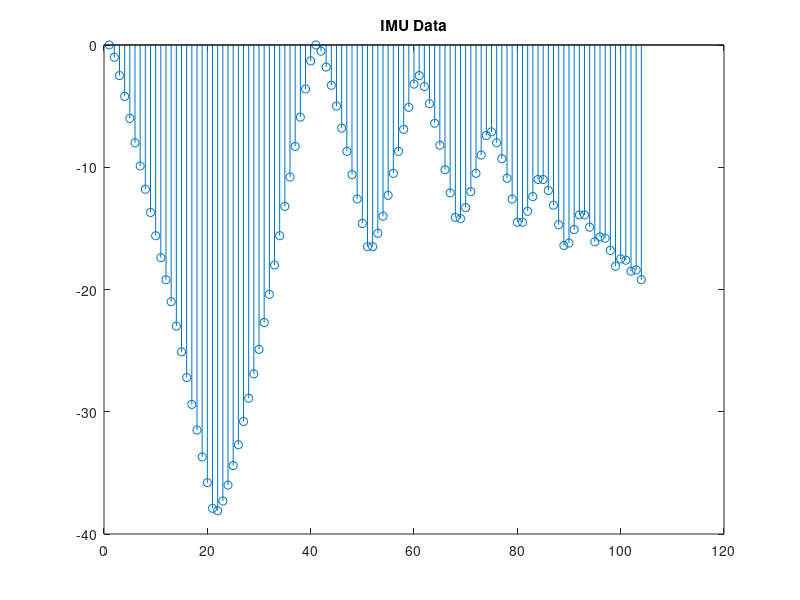
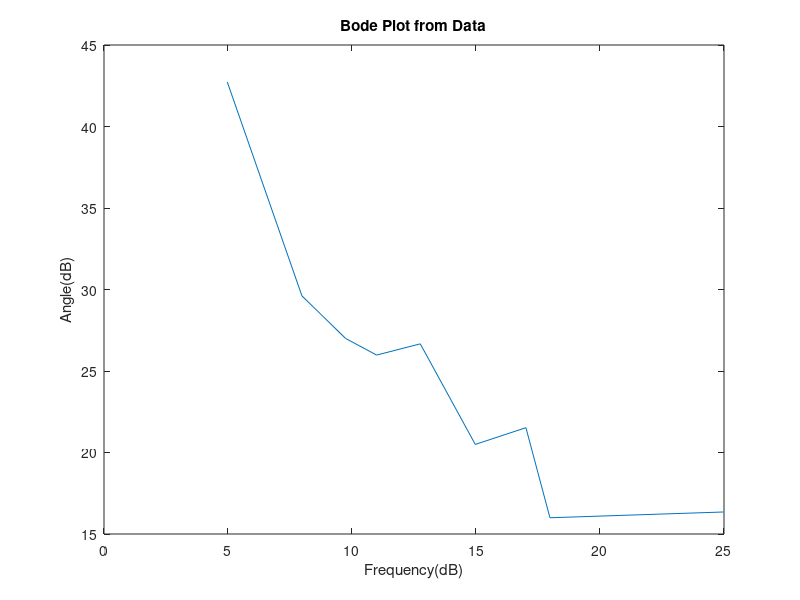
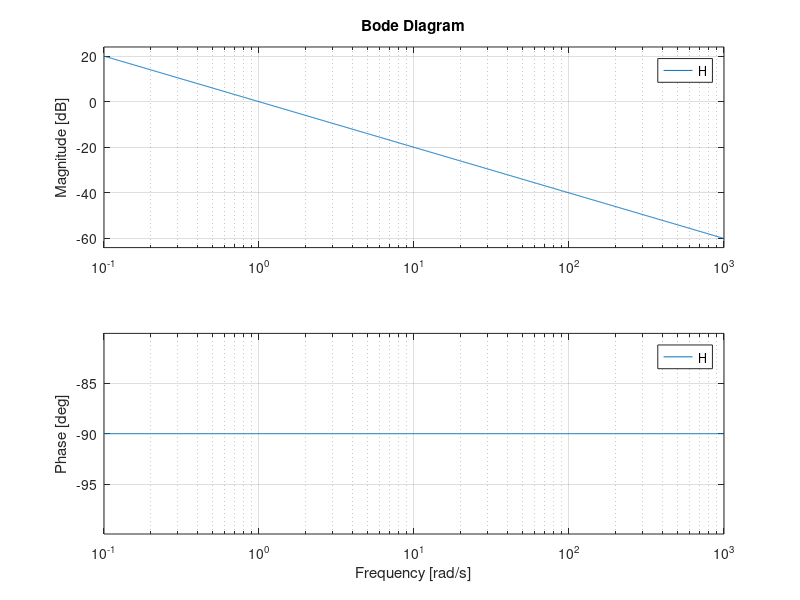

Reproduce these figures in MATLAB, in order.
%K,E,T,O
%EE105 Project
%Challenge 1

close all;
clear all;

%read in csv data
ang_mat= csvread('yaw.csv');
 
%plot initial IMU readings to determine frequency thresholds
stem(ang_mat);
title('IMU Data')

%create Bode plot

%take abs val of angle values
ang_mat_mag1 = abs(ang_mat);
%convert to radians
ang_mat_mag= ((10.01)*(pi/180)).*ang_mat_mag1;
%form vector for each frequency
freq_pt5 = ang_mat_mag(1:40);
freq_1= ang_mat_mag(41:60);
freq_1pt5= ang_mat_mag(61:74);
freq_2 = ang_mat_mag(75:84);
freq_3= ang_mat_mag(84:92);
freq_5= ang_mat_mag(93:96);
freq_8= ang_mat_mag(97:100);
freq_10= ang_mat_mag(101:102);
freq_50= ang_mat_mag(103:length(ang_mat_mag));
ang_plot= fft(ang_mat_mag);
%take fft of each vector, find max of fft for each vector
vpt5= max(fft(freq_pt5));
v1= max(fft(freq_1));
v1pt5= max(fft(freq_1pt5));
v2= max(fft(freq_2));
v3= max(fft(freq_3));
v5= max(fft(freq_5));
v8= max(fft(freq_8));
v10= max(fft(freq_10));
v50= max(fft(freq_50));
%form frequency vector and angle vector
freq_vec = 2*pi*[.5 1 1.5 2 3 5 8 10 50];
ang_vec = [vpt5 v1 v1pt5 v2 v3 v5 v8 v10 v50];
figure;
plot(10*log10(freq_vec),20*log10(ang_vec))
title('Bode Plot from Data')
ylabel('Angle(dB)')
xlabel('Frequency(dB)')



%find transfer function
s=tf('s');
%make transfer function
num= 1;
denom= s;
H=num/denom;
%plot transfer function
figure;
bode(H);







